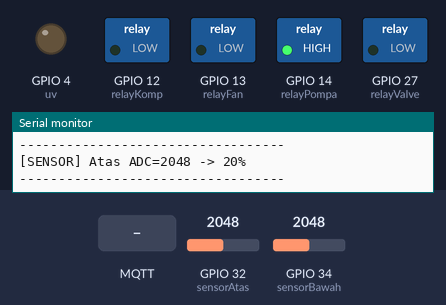
Simulated run of this sketch. Board: ESP32. Shown: switched loads named in the sketch (green lamp = pin HIGH), output pins drawn as LEDs (lit = HIGH), the last lines printed to the serial monitor. Inputs (shaded band) come from the test bench; at power-on: GPIO 34 (sensorBawah) = 2048, GPIO 32 (sensorAtas) = 2048. WiFi joins after 1.5 s; servers stay silent unless stated; no MQTT or app messages arrive unless stated.

Above: at 2.7 s.
2.8 s: MQTT message "ON" arrives on the first subscribed topic
At 4.2 s:
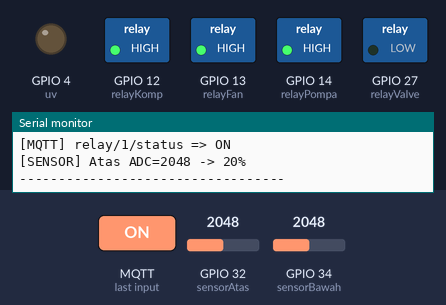
5.1 s: GPIO 34 (sensorBawah) set to 2451
6.8 s: GPIO 34 (sensorBawah) set to 2542
At 8.7 s:
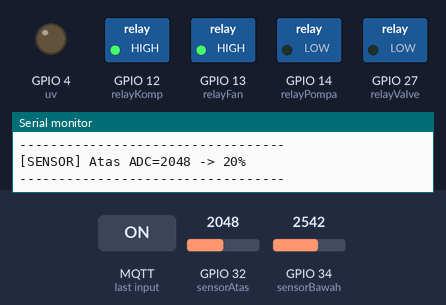
9.1 s: MQTT message "ON" arrives on the second subscribed topic
At 10.3 s:
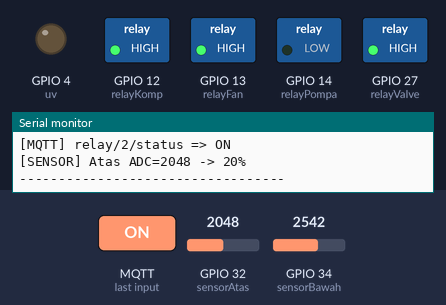
11.1 s: GPIO 32 (sensorAtas) set to 222
12.8 s: GPIO 32 (sensorAtas) set to 191
At 14.7 s:
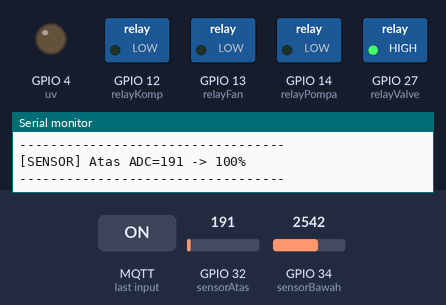
Timing chart, 0 to 16.1 s (numbered marks = the images above; inputs shaded):
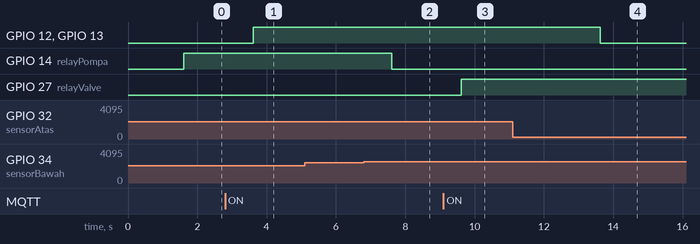

The sketch:

ok2-tambah-kontrol-uv.ino
```cpp
#include <WiFi.h>
#include <PubSubClient.h>

/* ===== WIFI ===== */
const char* ssid = "Toyaku2025";
const char* password = "Toyaku2025";

IPAddress local_IP(192, 168, 0, 2);
IPAddress gateway(192, 168, 0, 1);
IPAddress subnet(255, 255, 255, 0);
IPAddress dns(8, 8, 8, 8);

/* ===== MQTT ===== */
const char* mqtt_server = "192.168.0.100";
WiFiClient espClient;
PubSubClient client(espClient);

/* ===== PIN ===== */
const int relayFan   = 13;
const int relayKomp  = 12;
const int relayValve = 27;
const int relayPompa = 14;
const int uv         = 4;

const int sensorAtas  = 32;
const int sensorBawah = 34;

/* ===== UV TIMER ===== */
#define UV_INTERVAL 120000UL   // 2 menit
#define UV_ON_TIME   30000UL   // 20 detik

unsigned long lastUvCycle = 0;
unsigned long uvOnStart   = 0;
bool uvRunning = false;

/* ===== VARIABLE ===== */
int waterlevel = 0;

/* request dari MQTT */
bool reqKomp  = false;
bool reqValve = false;
bool modeKuras = false;

/* status relay real */
bool statKomp  = false;
bool statValve = false;
bool statPompa = false;

/* last status */
bool lastKomp  = false;
bool lastValve = false;
bool lastPompa = false;
int  lastWater = -1;

unsigned long lastCheck = 0;

/* ===== ADC STABIL ===== */
int bacaADC(int pin) {
  int sum = 0;
  for (int i = 0; i < 10; i++) {
    sum += analogRead(pin);
    delay(5);
  }
  return sum / 10;
}

/* ===== SETUP ===== */
void setup() {
  Serial.begin(115200);
  Serial.println("\n=== ESP32 WATER SYSTEM START ===");

  pinMode(relayFan, OUTPUT);
  pinMode(relayKomp, OUTPUT);
  pinMode(relayValve, OUTPUT);
  pinMode(relayPompa, OUTPUT);
  pinMode(uv, OUTPUT);

  pinMode(sensorAtas, INPUT_PULLUP);
  pinMode(sensorBawah, INPUT_PULLUP);

  digitalWrite(relayFan, LOW);
  digitalWrite(relayKomp, LOW);
  digitalWrite(relayPompa, LOW);
  digitalWrite(relayValve, LOW);
  digitalWrite(uv, LOW);

  WiFi.config(local_IP, gateway, subnet, dns);
  WiFi.begin(ssid, password);

  Serial.print("Connecting WiFi");
  while (WiFi.status() != WL_CONNECTED) {
    delay(500);
    Serial.print(".");
  }
  Serial.println("\nWiFi connected");

  client.setServer(mqtt_server, 1883);
  client.setCallback(callback);
}

/* ===== MQTT CALLBACK ===== */
void callback(char* topic, byte* payload, unsigned int length) {
  String msg;
  for (uint8_t i = 0; i < length; i++) msg += (char)payload[i];

  Serial.print("[MQTT] ");
  Serial.print(topic);
  Serial.print(" => ");
  Serial.println(msg);

  if (String(topic) == "relay/1/status") {
    reqKomp = (msg == "ON");
  }

  if (String(topic) == "relay/2/status") {
    reqValve = (msg == "ON");
  }

  if (String(topic) == "kuras/status") {
    modeKuras = (msg == "ON");
    Serial.println(modeKuras ? "[MODE] KURAS AKTIF" : "[MODE] NORMAL");
  }
}

/* ===== MQTT RECONNECT ===== */
void reconnect() {
  while (!client.connected()) {
    Serial.print("Connecting MQTT...");
    if (client.connect("ESP32_WATER")) {
      Serial.println("OK");
      client.subscribe("relay/1/status");
      client.subscribe("relay/2/status");
      client.subscribe("kuras/status");
    } else {
      Serial.println("FAIL");
      delay(2000);
    }
  }
}

/* ===== WATER LEVEL ===== */
void bacaWaterLevel() {
  int val = bacaADC(sensorAtas);

  if (val <= 200)       waterlevel = 100;
  else if (val <= 2000) waterlevel = 70;
  else if (val <= 3200) waterlevel = 20;
  else                  waterlevel = 0;

  Serial.printf("[SENSOR] Atas ADC=%d -> %d%%\n", val, waterlevel);
}

/* ===== UV CONTROL ===== */
void kontrolUV() {
  unsigned long now = millis();

  // Mulai siklus UV
  if (!uvRunning && now - lastUvCycle >= UV_INTERVAL) {
    uvRunning = true;
    uvOnStart = now;
    lastUvCycle = now;
    digitalWrite(uv, HIGH);
    Serial.println("[UV] ON");
  }

  // Matikan UV setelah waktu ON
  if (uvRunning && now - uvOnStart >= UV_ON_TIME) {
    uvRunning = false;
    digitalWrite(uv, LOW);
    Serial.println("[UV] OFF");
  }
}

/* ===== LOOP ===== */
void loop() {
  if (!client.connected()) reconnect();
  client.loop();

  kontrolUV();   // <-- UV JALAN TERUS

  if (millis() - lastCheck > 1000) {
    lastCheck = millis();

    bacaWaterLevel();
    int waterBawah = analogRead(sensorBawah);

    /* ===== KOMPRESOR ===== */
    if (waterlevel == 100) {
      statKomp = false;
      reqKomp  = false;
    } else {
      statKomp = reqKomp;
    }

    /* ===== VALVE ===== */
    statValve = reqValve;

    /* ===== POMPA ===== */
    if (modeKuras) {
      if (waterlevel == 100) {
        statPompa = false;
        modeKuras = false;
        Serial.println("[KURAS] Tangki atas penuh -> STOP");
        client.publish("kuras/status", "OFF", true);
      } else {
        statPompa = true;
      }
    } else {
      statPompa = (waterBawah <= 2500);
    }

    digitalWrite(relayKomp, statKomp);
    digitalWrite(relayFan, statKomp);
    digitalWrite(relayPompa, statPompa);
    digitalWrite(relayValve, statValve);

    /* ===== MQTT PUBLISH ===== */
    if (waterlevel != lastWater) {
      client.publish("sensor/water", String(waterlevel).c_str(), true);
      lastWater = waterlevel;
    }

    if (statKomp != lastKomp) {
      client.publish("relay/1/status", statKomp ? "ON" : "OFF", true);
      lastKomp = statKomp;
    }

    if (statValve != lastValve) {
      client.publish("relay/2/status", statValve ? "ON" : "OFF", true);
      lastValve = statValve;
    }

    if (statPompa != lastPompa) {
      client.publish("status/pompa", statPompa ? "ON" : "OFF", true);
      lastPompa = statPompa;
    }

    Serial.println("----------------------------------");
  }
}
```

Measured:
- the behaviour switches between 2500 and 2501 on GPIO 34 (sensorBawah) (found by bisection; images 1 and 2)
- the behaviour switches between 201 and 200 on GPIO 32 (sensorAtas) (found by bisection; images 3 and 4)
- after the input at 2.8 s, GPIO 12 (relayKomp), GPIO 13 (relayFan): LOW → HIGH after 0.81 s
- after the input at 6.8 s, GPIO 14 (relayPompa): HIGH → LOW after 0.81 s
- after the input at 9.1 s, GPIO 27 (relayValve): LOW → HIGH after 0.52 s
- after the input at 12.8 s, GPIO 12 (relayKomp), GPIO 13 (relayFan): HIGH → LOW after 0.82 s
